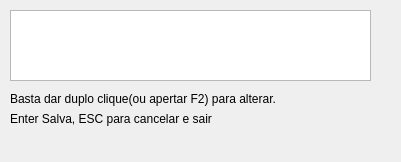
<?xml version="1.0" encoding="UTF-8"?>
<ui version="4.0">
 <class>SetWorkHourCost</class>
 <widget class="QDialog" name="SetWorkHourCost">
  <property name="geometry">
   <rect>
    <x>0</x>
    <y>0</y>
    <width>401</width>
    <height>162</height>
   </rect>
  </property>
  <property name="minimumSize">
   <size>
    <width>401</width>
    <height>162</height>
   </size>
  </property>
  <property name="maximumSize">
   <size>
    <width>401</width>
    <height>162</height>
   </size>
  </property>
  <property name="windowTitle">
   <string>Ajustar custo por hora trabalhada</string>
  </property>
  <widget class="QTableView" name="tbl_SetHourCost">
   <property name="geometry">
    <rect>
     <x>10</x>
     <y>10</y>
     <width>361</width>
     <height>71</height>
    </rect>
   </property>
   <property name="toolTip">
    <string>Duplo clique aqui para alterar o valor.</string>
   </property>
   <property name="lineWidth">
    <number>-3</number>
   </property>
   <property name="showGrid">
    <bool>false</bool>
   </property>
  </widget>
  <widget class="QLabel" name="llb_info">
   <property name="geometry">
    <rect>
     <x>10</x>
     <y>90</y>
     <width>311</width>
     <height>18</height>
    </rect>
   </property>
   <property name="text">
    <string>Basta dar duplo clique(ou apertar F2) para alterar.</string>
   </property>
  </widget>
  <widget class="QLabel" name="lbl_Emoticon">
   <property name="geometry">
    <rect>
     <x>280</x>
     <y>110</y>
     <width>71</width>
     <height>51</height>
    </rect>
   </property>
   <property name="text">
    <string/>
   </property>
  </widget>
  <widget class="QLabel" name="llb_info_2">
   <property name="geometry">
    <rect>
     <x>10</x>
     <y>110</y>
     <width>231</width>
     <height>18</height>
    </rect>
   </property>
   <property name="text">
    <string>Enter Salva, ESC para cancelar e sair</string>
   </property>
  </widget>
 </widget>
 <resources/>
 <connections/>
</ui>
